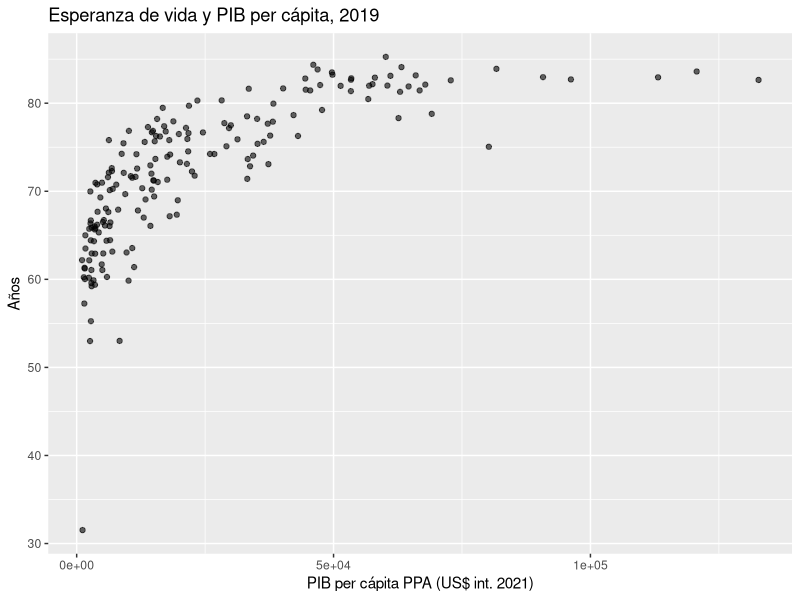
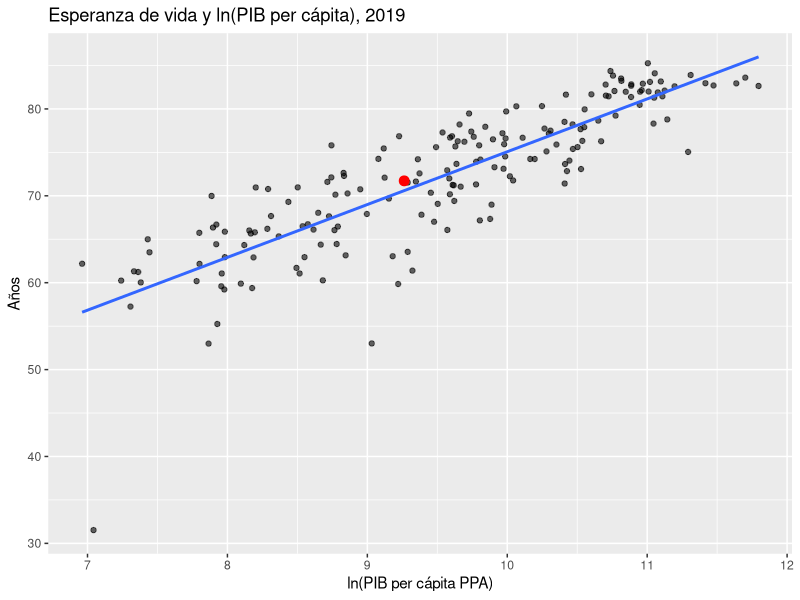
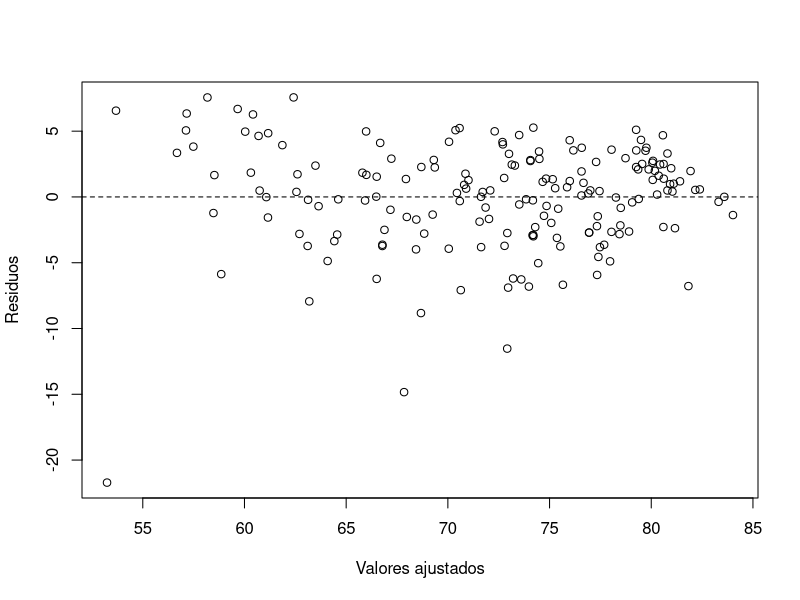

Source code (R) for these figures, in order: (Note: this script raises an error after producing the figures.)
# =====================================================================
# Econometría 1 (ECO1) | UJMD - FEEN
# Paper corto: Ingreso, servicios básicos y esperanza de vida (2019)
# VERSIÓN DOCENTE (solución completa, no distribuir)
# Docente: Carlos Francisco Gómez Rodríguez
# Fuente: Banco Mundial, World Development Indicators
# =====================================================================

# --- 0. Paquetes -------------------------------------------------------
paquetes <- c("lmtest", "sandwich", "car", "ggplot2")
nuevos <- paquetes[!paquetes %in% installed.packages()[, "Package"]]
if (length(nuevos) > 0) install.packages(nuevos)
library(lmtest); library(sandwich); library(car); library(ggplot2)

# --- 1. Datos ------------------------------------------------------------
datos <- read.csv("salud_desarrollo_paises_2019.csv", encoding = "UTF-8")
d <- na.omit(datos[, c("iso3", "pais", "region", "esperanza_vida", "pib_pc_ppa",
                       "gasto_salud_pib", "urbana_pct", "agua_basica_pct", "america_latina")])
nrow(d)                                   # 180 países con datos completos
d$ln_pib <- log(d$pib_pc_ppa)

# --- 2. Estadística descriptiva -----------------------------------------
summary(d[, c("esperanza_vida", "pib_pc_ppa", "ln_pib", "gasto_salud_pib",
              "urbana_pct", "agua_basica_pct")])
round(cor(d[, c("esperanza_vida", "ln_pib", "gasto_salud_pib", "urbana_pct", "agua_basica_pct")]), 2)
d[d$iso3 == "SLV", ]                      # posición de El Salvador

ggplot(d, aes(pib_pc_ppa, esperanza_vida)) + geom_point(alpha = .6) +
  labs(title = "Esperanza de vida y PIB per cápita, 2019", x = "PIB per cápita PPA (US$ int. 2021)", y = "Años")
ggplot(d, aes(ln_pib, esperanza_vida)) + geom_point(alpha = .6) +
  geom_smooth(method = "lm", se = FALSE) +
  geom_point(data = d[d$iso3 == "SLV", ], color = "red", size = 3) +
  labs(title = "Esperanza de vida y ln(PIB per cápita), 2019", x = "ln(PIB per cápita PPA)", y = "Años")

# --- 3. Modelo 1: regresión lineal simple --------------------------------
m1 <- lm(esperanza_vida ~ ln_pib, data = d)
summary(m1)                               # b1 ~ 6.08; R2 ~ 0.73
confint(m1, level = 0.95)
# Interpretación nivel-log: un aumento de 10% en el PIB pc se asocia con b1*ln(1.1) años
coef(m1)["ln_pib"] * log(1.10)            # ~0.58 años

# --- 4. Modelo 2: regresión múltiple -------------------------------------
m2 <- lm(esperanza_vida ~ ln_pib + gasto_salud_pib + urbana_pct + agua_basica_pct + america_latina, data = d)
summary(m2)                               # ln_pib y agua significativos; gasto y urbana no
confint(m2)

# Prueba F de significancia conjunta: gasto en salud y urbanización
linearHypothesis(m2, c("gasto_salud_pib = 0", "urbana_pct = 0"))   # p ~ 0.99

# Multicolinealidad
vif(m2)                                   # ln_pib y agua con VIF más altos

# --- 5. Supuestos: heterocedasticidad ------------------------------------
plot(fitted(m2), resid(m2), xlab = "Valores ajustados", ylab = "Residuos"); abline(h = 0, lty = 2)
bptest(m2)                                # Breusch-Pagan: rechaza homocedasticidad
bptest(m2, ~ fitted(m2) + I(fitted(m2)^2))  # versión especial de White
coeftest(m2, vcov = vcovHC(m2, type = "HC1"))  # errores estándar robustos

# --- 6. Especificación y observaciones atípicas --------------------------
resettest(m2, power = 2, type = "fitted") # RESET: p ~ 0.03
d$residuo <- resid(m2)
head(d[order(d$residuo), c("pais", "esperanza_vida", "residuo")], 5)  # República Centroafricana
m3 <- update(m2, data = subset(d, iso3 != "CAF"))
summary(m3)                               # sensibilidad sin el atípico

# --- 7. El Salvador ----------------------------------------------------------
slv <- d[d$iso3 == "SLV", ]
predict(m2, newdata = slv, interval = "prediction")  # ~70.8 años vs. 71.7 observado
slv$esperanza_vida - predict(m2, newdata = slv)      # residuo ~ +0.9 años
